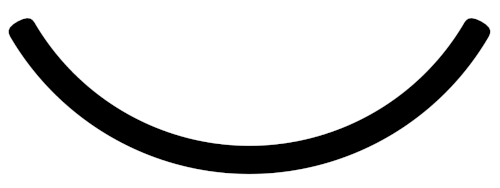
#> input picture resources/bit_starter.jpg, 500 x 188 px
$ python imageRecognitionTiming.py   (older library calls are emulated)
#> lines starting #> are read from the running program, lines starting #| are printed output that depends on the picture; after the words box and inside, x2 and y2 are one past the last pixel; in counts of white or black regions, pixels touching at a corner belong together
### imageRecognition/stampFuncs.py
import cv2 as cv
import numpy as np
import math
import sys
import random


# --------------------------------------------------------------------------------
font = cv.FONT_HERSHEY_SIMPLEX
bit_colors = [ (255,0,0), (0,255,255), (0,255,0), (0,0,255), (255,255,0) ]

TRASH_CUTOFF = 2
STAMP_CUTOFF = 30
AREA_CUTOFF = 0

# [11 lines of commented-out code are left out]
THRESH_START = (0, 148, 252)
THRESH_END = (105, 350, 350)

# out height is fixed, so we can fix our stamp size
STAMP_W = 75
STAMP_H = 75
BIT_PERCENT_AREA = 0.15

# cropping area
#ACTIVE_AREA = [ [669,  86],
#                [1470, 133],
#                [572,  995],
#                [1546, 997] ]

#ACTIVE_AREA = [ [605,  80],
#                [1395, 117],
#                [532,  1015],
#                [1475, 1000] ]

ACTIVE_AREA = [ [588,  130],
                [1395, 137],
                [509,  1030],
                [1475, 1003] ]

#720
CAMERA_CALIB_MTX = np.array(
    [[ 874.90931472,    0.,          658.1936634 ],
     [   0.,          878.7926458,   385.33508979],
     [   0.,            0.,            1.        ]]
, np.float)


#720
CAMERA_CALIB_DIST = np.array(
    [[-0.35168813,  0.13369811, -0.00114138, -0.00110096, -0.02812739]]
    , np.float)


#1080
CAMERA_CALIB_MTX = np.array(
    [[  1.24001474e+04,   0.00000000e+00,   9.53052572e+02],
     [  0.00000000e+00,   7.21448228e+03,   5.37881141e+02],
     [  0.00000000e+00,   0.00000000e+00,   1.00000000e+00]]
, np.float)

#1080
CAMERA_CALIB_DIST = np.array(
[[ -7.74490514e+00,  -1.31558309e+02,  -2.40244863e-02, -2.86903700e-03, 1.18994236e+04]]
    , np.float)


# --------------------------------------------------------------------------------
IMG_BIT_STARTER = "../resources/bit_starter.jpg"
#IMG_BIT_STARTER = "../resources/bit_starter_03.jpg"
stamp_original = cv.imread(IMG_BIT_STARTER)
#> stamp_original is the input picture: shape (188, 500, 3); min 0, max 255, mean 212.2
stamp_starter = cv.imread(IMG_BIT_STARTER)
stamp_starter = cv.cvtColor(stamp_starter, cv.COLOR_BGR2GRAY)
ret, thresh_starter = cv.threshold(stamp_starter, 127, 255, 0)
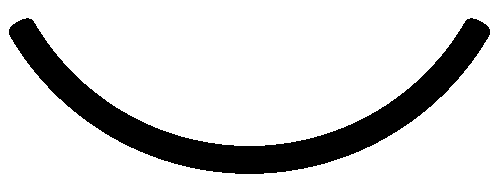
#> thresh_starter: shape (188, 500); 83.2% white; 1 black region, box (x1, y1, x2, y2) and area: (9, 18, 490, 174) 15752
stamp_starter = ~thresh_starter
#> stamp_starter: shape (188, 500); 16.8% white; 1 white region

im, contours_starter, hierarchy_starter = cv.findContours ( stamp_starter, cv.RETR_TREE, cv.CHAIN_APPROX_SIMPLE )
#> contours_starter = 1 contour; box (x1, y1, x2, y2) and area: (9, 18, 490, 174) 15239
cv.drawContours( stamp_original, contours_starter, -1, (255,0,0), 3 )
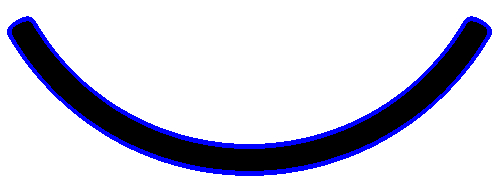
#> stamp_original: shape (188, 500, 3); 5.45% of pixels changed, all inside (x1, y1, x2, y2) = (7, 16, 492, 176)

# --------------------------------------------------------------------------------
bit_locations = [
    (0, 0.15, 0.5, 0.35),
    (0.5, 0.15, 0.5, 0.35),
    (0, 0.5, 0.35, 0.5),
    (0.35, 0.5, 0.3, 0.5),
    (0.65, 0.5, 0.35, 0.5)
]


# ----------------------------------------------------------------------------------------------------
# ----------------------------------------------------------------------------------------------------
# ----------------------------------------------------------------------------------------------------

# Perspecitive Fix calculations
(tl, tr, bl, br) = ACTIVE_AREA
widthA = np.sqrt(((br[0] - bl[0]) ** 2) + ((br[1] - bl[1]) ** 2))
widthB = np.sqrt(((tr[0] - tl[0]) ** 2) + ((tr[1] - tl[1]) ** 2))
perspective_maxWidth = max(int(widthA), int(widthB))

heightA = np.sqrt(((tr[0] - br[0]) ** 2) + ((tr[1] - br[1]) ** 2))
heightB = np.sqrt(((tl[0] - bl[0]) ** 2) + ((tl[1] - bl[1]) ** 2))
perspective_maxHeight = max(int(heightA), int(heightB))

perspecitive_dst = np.array([
    [0, 0],
    [perspective_maxWidth - 1, 0],
    [0, perspective_maxHeight - 1],
    [perspective_maxWidth - 1, perspective_maxHeight - 1]], dtype = "float32")

perspecitive_src = np.float32( ACTIVE_AREA )
perspective_M = cv.getPerspectiveTransform( perspecitive_src, perspecitive_dst )


# ----------------------------------------------------------------------------------------------------
# ----------------------------------------------------------------------------------------------------
# ----------------------------------------------------------------------------------------------------

# [363 lines left out: functions floodFillSelect, rotateBound, returnStamp, stampContours, cameraCalibrate, fixPerspective and 9 more, not called in this run]


def recArea( rec ):
    # x, y, w, h
    return rec[2]*rec[3]

def safeTuple(inputList):
    return tuple(map(lambda x: int(x), inputList))

# [14 lines left out: functions union, intersection, not called in this run]


### imageRecognition/stampFuncsOptimized.py
import cv2 as cv
import numpy as np
import math
import sys
import random


# --------------------------------------------------------------------------------
font = cv.FONT_HERSHEY_SIMPLEX
bit_colors = [ (255,0,0), (0,255,255), (0,255,0), (0,0,255), (255,255,0) ]

TRASH_CUTOFF = 2
STAMP_CUTOFF = 30
AREA_CUTOFF = 0

# [11 lines of commented-out code are left out]
THRESH_START = (0, 148, 252)
THRESH_END = (105, 350, 350)

# out height is fixed, so we can fix our stamp size
STAMP_W = 75
STAMP_H = 75
BIT_PERCENT_AREA = 0.15

# cropping area
#ACTIVE_AREA = [ [669,  86],
#                [1470, 133],
#                [572,  995],
#                [1546, 997] ]

#ACTIVE_AREA = [ [605,  80],
#                [1395, 117],
#                [532,  1015],
#                [1475, 1000] ]

ACTIVE_AREA = [ [588,  110],
                [1395, 117],
                [509,  1030],
                [1475, 1003] ]

#720
CAMERA_CALIB_MTX = np.array(
    [[ 874.90931472,    0.,          658.1936634 ],
     [   0.,          878.7926458,   385.33508979],
     [   0.,            0.,            1.        ]]
, np.float)


#720
CAMERA_CALIB_DIST = np.array(
    [[-0.35168813,  0.13369811, -0.00114138, -0.00110096, -0.02812739]]
    , np.float)


#1080
CAMERA_CALIB_MTX = np.array(
    [[  1.24001474e+04,   0.00000000e+00,   9.53052572e+02],
     [  0.00000000e+00,   7.21448228e+03,   5.37881141e+02],
     [  0.00000000e+00,   0.00000000e+00,   1.00000000e+00]]
, np.float)

#1080
CAMERA_CALIB_DIST = np.array(
[[ -7.74490514e+00,  -1.31558309e+02,  -2.40244863e-02, -2.86903700e-03, 1.18994236e+04]]
    , np.float)


# --------------------------------------------------------------------------------
IMG_BIT_STARTER = "../resources/bit_starter.jpg"
#IMG_BIT_STARTER = "../resources/bit_starter_03.jpg"
stamp_original = cv.imread(IMG_BIT_STARTER)
stamp_starter = cv.imread(IMG_BIT_STARTER)
stamp_starter = cv.cvtColor(stamp_starter, cv.COLOR_BGR2GRAY)
ret, thresh_starter = cv.threshold(stamp_starter, 127, 255, 0)
stamp_starter = ~thresh_starter

im, contours_starter, hierarchy_starter = cv.findContours ( stamp_starter, cv.RETR_TREE, cv.CHAIN_APPROX_SIMPLE )
cv.drawContours( stamp_original, contours_starter, -1, (255,0,0), 3 )

# --------------------------------------------------------------------------------
bit_locations = [
    (0, 0.15, 0.5, 0.35),
    (0.5, 0.15, 0.5, 0.35),
    (0, 0.5, 0.35, 0.5),
    (0.35, 0.5, 0.3, 0.5),
    (0.65, 0.5, 0.35, 0.5)
]


# ----------------------------------------------------------------------------------------------------
# ----------------------------------------------------------------------------------------------------
# ----------------------------------------------------------------------------------------------------

# Perspecitive Fix calculations
(tl, tr, bl, br) = ACTIVE_AREA
widthA = np.sqrt(((br[0] - bl[0]) ** 2) + ((br[1] - bl[1]) ** 2))
widthB = np.sqrt(((tr[0] - tl[0]) ** 2) + ((tr[1] - tl[1]) ** 2))
perspective_maxWidth = max(int(widthA), int(widthB))

heightA = np.sqrt(((tr[0] - br[0]) ** 2) + ((tr[1] - br[1]) ** 2))
heightB = np.sqrt(((tl[0] - bl[0]) ** 2) + ((tl[1] - bl[1]) ** 2))
perspective_maxHeight = max(int(heightA), int(heightB))

perspecitive_dst = np.array([
    [0, 0],
    [perspective_maxWidth - 1, 0],
    [0, perspective_maxHeight - 1],
    [perspective_maxWidth - 1, perspective_maxHeight - 1]], dtype = "float32")

perspecitive_src = np.float32( ACTIVE_AREA )
perspective_M = cv.getPerspectiveTransform( perspecitive_src, perspecitive_dst )


# ----------------------------------------------------------------------------------------------------
# ----------------------------------------------------------------------------------------------------
# ----------------------------------------------------------------------------------------------------

# [50 lines left out: functions floodFillSelect, rotateBound, returnStamp, stampContours, not called in this run]


# ----------------------------------------------------------------------------------------------------
def cameraCalibrate( image ):
    global CAMERA_CALIB_MTX
    global CAMERA_CALIB_DIST

    h,  w = image.shape[:2]
    newcameramtx, roi = cv.getOptimalNewCameraMatrix( CAMERA_CALIB_MTX, CAMERA_CALIB_DIST, (w,h), 1, (w,h))
    mapx, mapy = cv.initUndistortRectifyMap(CAMERA_CALIB_MTX, CAMERA_CALIB_DIST, None, newcameramtx, (w,h), 5)
    frame_calib = cv.remap(image, mapx,mapy, cv.INTER_LINEAR)
    return frame_calib


def fixPerspective( image ):
    global perspective_maxWidth
    global perspective_maxHeight
    global perspective_M

    frame_skew = cv.warpPerspective( image, perspective_M, (perspective_maxWidth, perspective_maxHeight))
    return frame_skew


def preProcessImage( image ):
    output = image.copy()
    output = cv.cvtColor(output, cv.COLOR_BGR2HSV)
    mask = cv.inRange( output, THRESH_START, THRESH_END )
    mask = ~mask
    kernel = np.ones( (3, 3), np.uint8 )
    mask = cv.erode( mask, kernel, iterations = 1)
    #mask = floodFillSelect(mask, (10,10))
    return mask


# [26 lines left out: function findStampLocations, not called in this run]


def fineStampLocationsWRotation( frame_cnt ):
    global contours_starter
    global STAMP_W
    global STAMP_H

    angle = 0
    out = []
    new_cont = []

    #print("--------------------------------------------------------------------------------")
    for cnt in frame_cnt:
        ret = cv.matchShapes( cnt, contours_starter[0], 1, 0.0 )
        area = cv.contourArea( cnt )
        #print(str(ret) + " " + str(area))
        if ret > STAMP_CUTOFF and area > AREA_CUTOFF:
            x,y,w,h = cv.boundingRect( cnt )
            rect = cv.minAreaRect(cnt)
            _w = rect[1][0]
            _h = rect[1][1]
            angle = rect[2]

            if( _w < _h ):
                angle += 90
            else:
                angle += 0

            trans_x = (STAMP_W / 2) * math.sin( math.radians(angle) )
            trans_y = (STAMP_H / 2) * math.cos( math.radians(angle) )

            rect_out = ( (rect[0][0] - trans_x, rect[0][1] + trans_y),
                         (STAMP_W, STAMP_H),
                         rect[2] )

            out.append( (rect_out, angle) )

        else:
            new_cont.append(cnt)

    return out, new_cont


# [71 lines left out: function findIDwRotation, not called in this run]


def stampsInGrid( stamps, cont, image, cells_x = 8, cells_y=8 ):
    h, w = image.shape
    out_img = np.zeros( [w,h,3], dtype=np.uint8 )
    out_arr = np.zeros( [cells_x, cells_y], dtype=np.uint8 )

    for (rect, angle) in stamps:
        bits, ID = findIDwRotation( cont, rect, angle )
        if( ID != 0 ):
            pos_x = rect[0][0]
            pos_y = rect[0][1]
            pos_x = int( (pos_x / w) * cells_x )
            pos_y = int( (pos_y / h) * cells_y )
            out_arr[pos_y][pos_x] = ID


    padding_x = int((w/cells_x) / 2)
    padding_y = int((h/cells_y) / 2)

    for r in range( 0, cells_y ):
        for c in range( 0, cells_x ):
            _color = (255,255,255)

            if( out_arr[r][c] != 0 ):
                _color = (255,0,255)

            cv.putText( out_img, str(out_arr[r][c]), (int(c*(w/cells_x) + padding_x), int(r*(h/cells_y)) + padding_y), font, 1, _color, 1, cv.LINE_AA )


    return out_img, out_arr


# [15 lines left out: function stampsInImage, not called in this run]


def stamps( frame_original ):
    rows, cols, d = frame_original.shape
    frame = cameraCalibrate( frame_original )
    frame = fixPerspective( frame )

    frame = preProcessImage( frame )
    im, contours, hierarchy = cv.findContours ( frame, cv.RETR_TREE, cv.CHAIN_APPROX_SIMPLE )
    contours.pop(0)

    stamp_bounds_w_angle, new_cont = fineStampLocationsWRotation( contours )

    xGridStamps_img, xGridStamps_arr = stampsInGrid( stamp_bounds_w_angle, new_cont, frame )
    return xGridStamps_arr


# [68 lines left out: functions findIntersection, findID, not called in this run]


def recArea( rec ):
    # x, y, w, h
    return rec[2]*rec[3]

def safeTuple(inputList):
    return tuple(map(lambda x: int(x), inputList))

# [14 lines left out: functions union, intersection, not called in this run]


### tests/imageRecognitionTiming.py
import cv2 as cv
import numpy as np
import math
import sys
import random
sys.path.append("../imageRecognition/")
import stampFuncs as Stamp
import stampFuncsOptimized as StampFast


import time


cap = cv.VideoCapture(0)

cap.set( cv.CAP_PROP_FRAME_WIDTH, 1920 )
cap.set( cv.CAP_PROP_FRAME_HEIGHT, 1080 )


start = time.time()

for i in range( 20 ):
    a = time.time()

    ret, frame = cap.read()
    print( StampFast.stamps( frame ) )

    print( "i: " + str(i) + "\t" + str(time.time() - a) )
#> this loop made 20 passes
#> (printed output is left out)
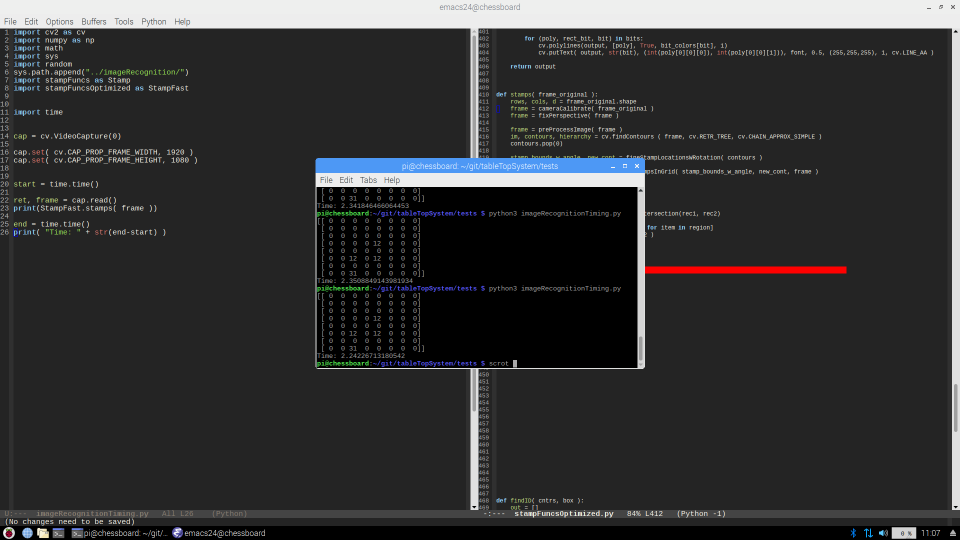
#> input picture tests/2019-03-29-110713_1920x1080_scrot.png, 1920 x 1080 px, given in place of the camera (shown at 1/2 size)
#> pass 1, in cameraCalibrate, `frame_calib = cv.remap(image, mapx,mapy, cv.INTER_LINEAR)`:
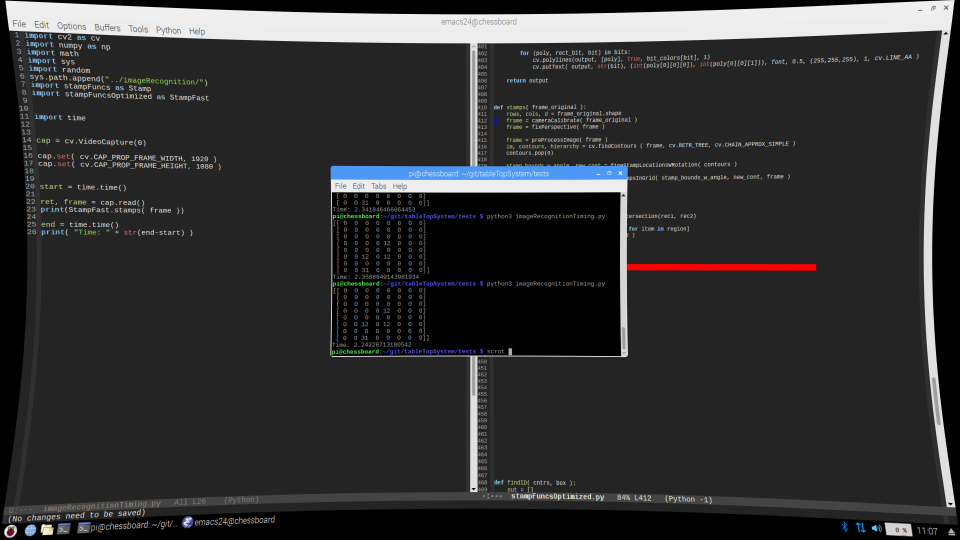
#> frame_calib: shape (1080, 1920, 3) (shown at 1/2 size); mean B, G, R 49.2, 48.6, 48.4
#> pass 1, in fixPerspective, `frame_skew = cv.warpPerspective( image, perspective_M, (perspective_ma..`:
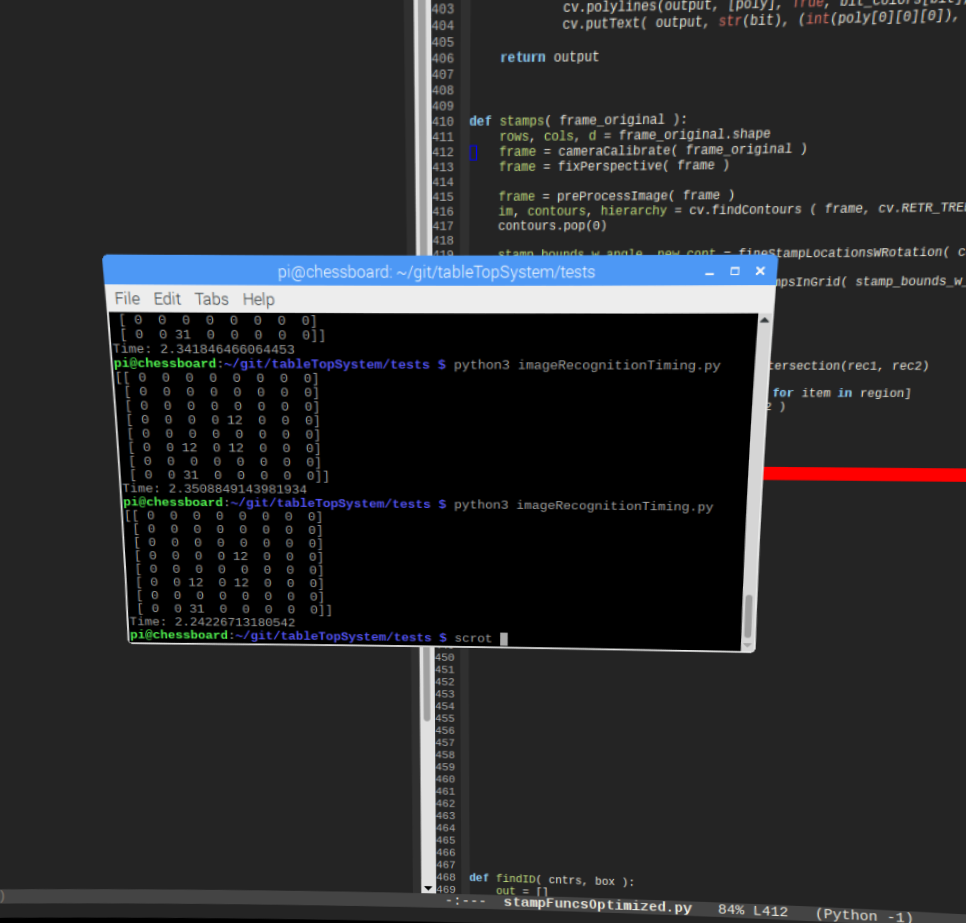
#> frame_skew: shape (923, 966, 3); mean B, G, R 43.7, 41.7, 40.6
#> pass 1, in preProcessImage, `mask = cv.inRange( output, THRESH_START, THRESH_END )`:
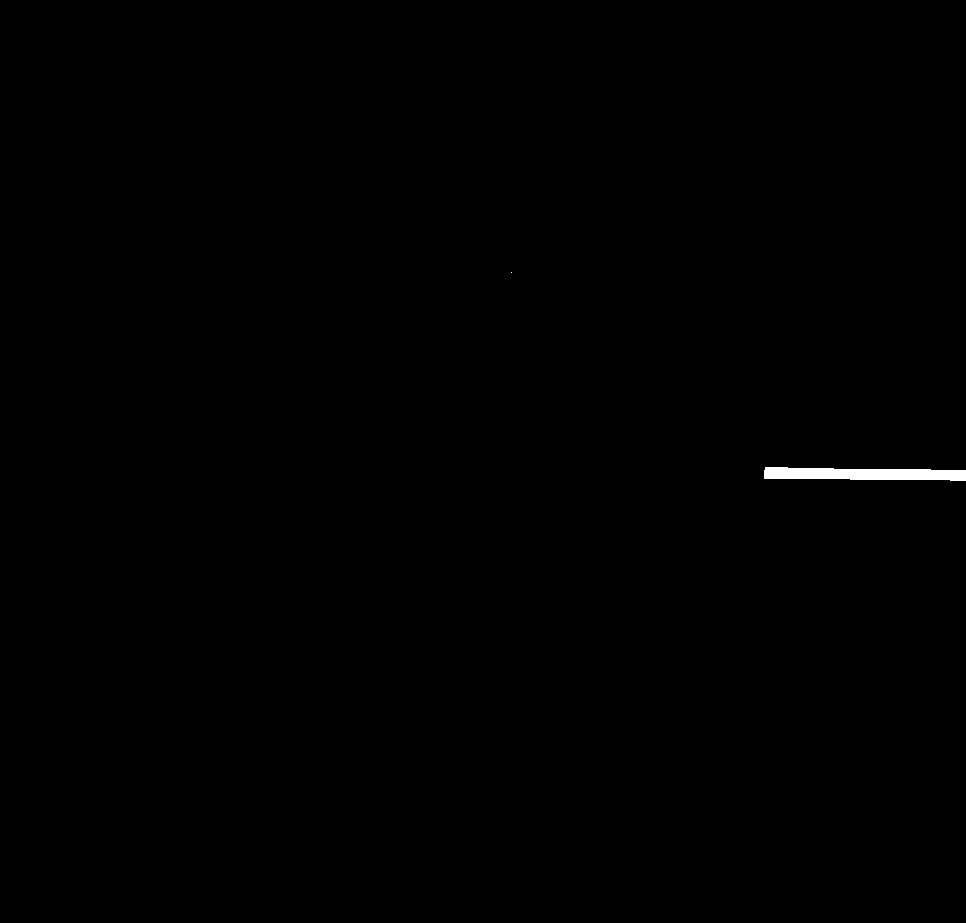
#> mask: shape (923, 966); 0.25% white; 2 white regions (1 under 20 px), largest, box (x1, y1, x2, y2) and area: (764, 467, 966, 481) 2208
#> frame is the input picture: shape (1080, 1920, 3); mean B, G, R 52, 51.2, 51

print( "Read: " + str(time.time() - start))
